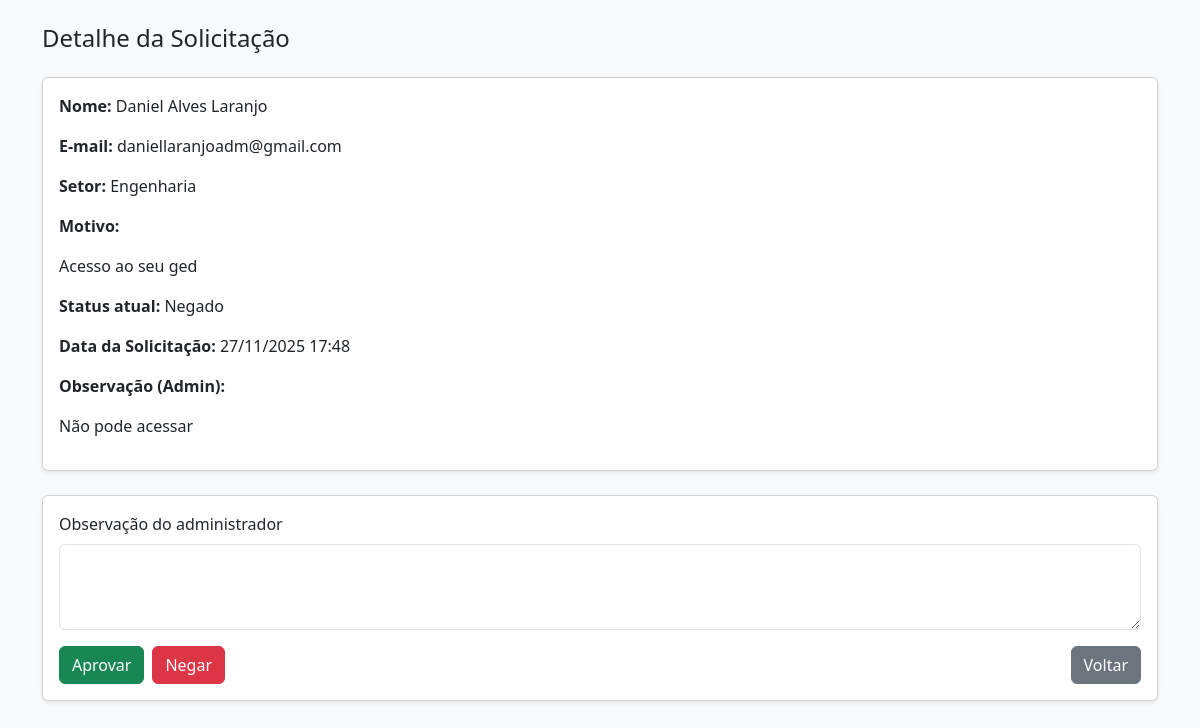
The app's page /solicitacoes/detalhe/3/ (signed in) with its own data.
### apps/solicitacoes/models.py (models this page shows, shortened)
class SolicitarAcesso(models.Model):
    STATUS_PENDENTE = "pendente"
    STATUS_APROVADO = "aprovado"
    STATUS_NEGADO = "negado"
    STATUS_CHOICES = [
        (STATUS_PENDENTE, "Pendente"),
        (STATUS_APROVADO, "Aprovado"),
        (STATUS_NEGADO, "Negado"),
    ]
    nome = models.CharField("Nome", max_length=200)
    email = models.EmailField("E-mail")
    setor = models.CharField("Setor", max_length=200, blank=True)
    motivo = models.TextField("Motivo do acesso")
    status = models.CharField(
        "Status",
        max_length=20,
        choices=STATUS_CHOICES,
        default=STATUS_PENDENTE,
    )
    data_solicitacao = models.DateTimeField(
        "Data da solicitação",
        auto_now_add=True,
    )
    data_decisao = models.DateTimeField(
        "Data da decisão",
        null=True,
        blank=True,
    )
    observacao_admin = models.TextField(
        "Observação do administrador",
        blank=True,
    )
    class Meta:
        verbose_name = "Solicitação de acesso"
        verbose_name_plural = "Solicitações de acesso"
        ordering = ["-data_solicitacao"]

### apps/solicitacoes/views.py (the view, shortened to what this page needs)
# urls.py: path("detalhe/<int:id>/", views.detalhe_solicitacao, name="detalhe_solicitacao"),
@staff_member_required
@require_http_methods(["GET", "POST"])
def detalhe_solicitacao(request, id):
    solicitacao = get_object_or_404(SolicitarAcesso, id=id)
    return render(
        request,
        "solicitar_acesso/detalhe.html",
        {"solicitacao": solicitacao},
    )

### apps/contas/context_processors.py (called while the page is built)
def user_config(request):
    if request.user.is_authenticated:
        cfg, _ = UserConfig.objects.get_or_create(user=request.user)
        return {"user_config": cfg}
    return {"user_config": None}

### apps/solicitacoes/templates/solicitar_acesso/detalhe.html (shortened to what this page needs)
<!doctype html>
<html lang="pt-br">
  <head>
    <link href="https://cdn.jsdelivr.net/npm/bootstrap@5.3.3/dist/css/bootstrap.min.css" rel="stylesheet">
  </head>
  <body class="bg-light">
    <div class="container py-4">
      <h1 class="h4 mb-4">Detalhe da Solicitação</h1>
      <div class="card shadow-sm mb-4">
        <div class="card-body">
          <p><strong>Nome:</strong> {{ solicitacao.nome }}</p>
          <p><strong>E-mail:</strong> {{ solicitacao.email }}</p>
          <p><strong>Setor:</strong> {{ solicitacao.setor|default:"-" }}</p>
          <p><strong>Motivo:</strong><br>{{ solicitacao.motivo|linebreaks }}</p>
          <p><strong>Status atual:</strong> {{ solicitacao.get_status_display }}</p>
          <p><strong>Data da Solicitação:</strong> {{ solicitacao.data_solicitacao|date:"d/m/Y H:i" }}</p>
          {% if solicitacao.observacao_admin %}
            <p><strong>Observação (Admin):</strong><br>{{ solicitacao.observacao_admin|linebreaks }}</p>
          {% endif %}
        </div>
      </div>
      <form method="POST" class="card shadow-sm">
        <div class="card-body">
          <div class="mb-3">
            <label class="form-label">Observação do administrador</label>
            <textarea name="observacao" class="form-control" rows="3"></textarea>
          </div>
          <div class="d-flex gap-2">
            <button name="acao" value="aprovar" class="btn btn-success">
              Aprovar
            </button>
            <button name="acao" value="negar" class="btn btn-danger">
              Negar
            </button>
            <a href="{% url 'listar_solicitacoes' %}" class="btn btn-secondary ms-auto">
              Voltar
            </a>
          </div>
        </div>
      </form>
    </div>
  </body>
</html>

### records on screen
SolicitarAcesso: nome "Daniel Alves Laranjo", email "daniellaranjoadm@gmail.com", setor "Engenharia", motivo "Acesso ao seu ged", status "Negado", data_solicitacao "27/11/2025 17:48", observacao_admin "Não pode acessar"
